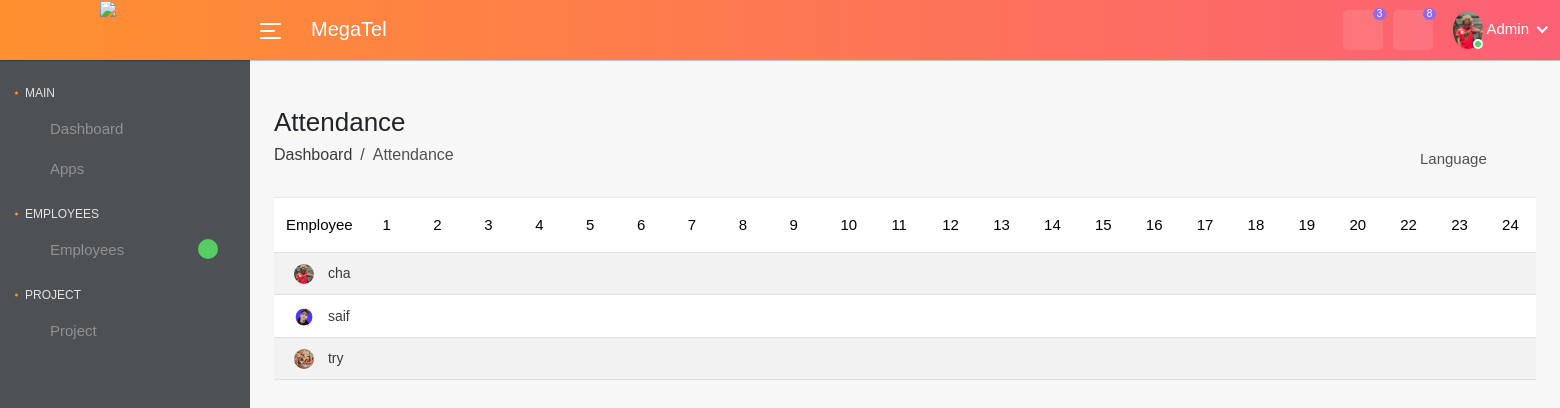
The app's page /attendance.html (signed in) with its own data.
### center/models.py (models this page shows, shortened)
class User(AbstractUser):
    id= models.AutoField(primary_key=True)
    GENDER_CHOICES = [
        ('Masculin', 'Masculin'),
        ('Féminin', 'Féminin'),
    ]
    status_choices = [
        ('Active', 'Active'),
        ('Inactive', 'Inactive'),
    ]
    iposte = [
       ('Admin', 'Admin'),
       ('Employee', 'Employee'),
    ]
    s_type =[
        ('Hourly','Hourly'),
        ('Daily','Daily'),
        ('Weekly','Weekly'),
        ('Monthly','Monthly'),
    ]
    p_type =[
        ('Bank transfer','Bank transfer'),
        ('Check','Check'),
        ('Cash','Cash'),
    ]
    telephone = models.CharField(max_length=20,blank=True,null=True)
    image = models.ImageField(upload_to='images/')
    adresse = models.CharField(max_length=20,blank=True,null=True)
    Bank_name = models.CharField(max_length=20,blank=True,null=True)
    salair_type =models.CharField(max_length=80, choices=s_type, blank=True, null=True)
    salair_month=models.CharField(max_length=20,blank=True,null=True)
    Payment_type=models.CharField(max_length=80, choices=p_type, blank=True, null=True)
    nationality = models.CharField(max_length=20,blank=True,null=True)
    email = models.CharField(max_length=50,blank=True,null=True)
    city = models.CharField(max_length=100, blank=True, null=True)
    passport = models.CharField(max_length=20)
    cin = models.CharField(max_length=20)
    date_birthday = models.DateField(blank=True, null=True)
    poste = models.CharField(max_length=80, choices=iposte, blank=True,default='employee', null=True)
    status = models.CharField(max_length=8, choices=status_choices, blank=True, null=True,default='Inactive')
    gender = models.CharField(max_length=8, choices=GENDER_CHOICES, blank=True, null=True)
    created_at = models.DateTimeField(auto_now_add=True,verbose_name='Created At')

### center/views.py (the view)
# urls.py: path('attendance.html',views.att,name='att'),
@login_required
def att(request):
    employee_with_id_3 = User.objects.get(id=request.user.id)
    employee_list = User.objects.all()
    for emp in employee_list:
        emp.random_numbers = [random.randint(0, 1) for _ in range(30)]
    context = {
        'employee_with_id_3':employee_with_id_3,
        'employee': employee_list,
    }
    return render(request, "center/attendance.html", context)

### center/templates/center/attendance.html (shortened to what this page needs)
{% load static %}
<!DOCTYPE html>
<html lang="en" data-layout="vertical" data-topbar="orange" data-sidebar="orange" data-sidebar-size="lg" data-sidebar-image="none">
<head>
<link rel="stylesheet" href="{% static 'center/css/bootstrap.min.css' %}">
<link rel="stylesheet" href="{% static 'center/plugins/fontawesome/css/fontawesome.min.css' %}">
<link rel="stylesheet" href="{% static 'center/plugins/fontawesome/css/all.min.css'%}">
<link rel="stylesheet" href="{% static 'center/css/line-awesome.min.css'%}">
<link rel="stylesheet" href="{% static 'center/css/material.css'%}">
<link rel="stylesheet" href="{% static 'center/plugins/morris/morris.css'%}">
<link rel="stylesheet" href="{% static 'center/css/style.css' %}">
<body>
    <div class="main-wrapper">
    <div class="header">
    <div class="header-left">
    <a href="admin-dashboard.html" class="logo">
        <img src="{% static 'center\img\assets\WhatsApp_Image_2024-02-23_at_03.10.17__2_-removebg-preview.png'%}"  width="60" height="60" alt="Logo">
    </a>
    </div>
    <a id="toggle_btn" href="javascript:void(0);">
    <span class="bar-icon">
    <span></span>
    <span></span>
    <span></span>
    </span>
    </a>
    <div class="page-title-box">
    <h3>MegaTel</h3>
    </div>
    <ul class="nav user-menu">
    <li class="nav-item dropdown">
    <a href="#" class="dropdown-toggle nav-link" data-bs-toggle="dropdown">
    <i class="fa-regular fa-bell"></i> <span class="badge rounded-pill">3</span>
    </a>
    </li>
    <li class="nav-item dropdown">
    <a href="#" class="dropdown-toggle nav-link" data-bs-toggle="dropdown">
    <i class="fa-regular fa-comment"></i> <span class="badge rounded-pill">8</span>
    </a>
    </li>
    <li class="nav-item dropdown has-arrow main-drop">
    <a href="#" class="dropdown-toggle nav-link" data-bs-toggle="dropdown">
        <span class="user-img"><img src="{{ employee_with_id_3.image.url }}" alt="Employee Image">
            <span class="status online"></span></span>
    <span>Admin</span>
    </a>
    </li>
    </ul>
    </div>
    <div class="sidebar" id="sidebar">
        <div class="sidebar-inner slimscroll">
        <div id="sidebar-menu" class="sidebar-menu">
        <ul class="sidebar-vertical">
        <li class="menu-title">
        <span>Main</span>
        </li>
        <li class="submenu">
        <a href="#"><i class="la la-dashcube"></i> <span> Dashboard</span> <span class="menu-arrow"></span></a>
        </li>
        <li class="submenu">
        <a href="#"><i class="la la-cube"></i> <span> Apps</span> <span class="menu-arrow"></span></a>
        </li>
        <li class="menu-title">
        <span>Employees</span>
        </li>
        <li class="submenu">
        <a href="#" class="noti-dot"><i class="la la-user"></i> <span> Employees</span> <span class="menu-arrow"></span></a>
        </li>
        <li class="menu-title">
            <span>Project</span>
            </li>
            <li>
            <a href="project.html"><i class="la la-rocket"></i> <span> Project </span></a>
            </li>
        </ul>
        </div>
        </div>
        </div>
    <div class="page-wrapper" >
        <div id="google_element" style="position:relative;left:75vw;top:5vh">Language</div>
    <div class="content container-fluid">
    <div class="page-header">
    <div class="row">
    <div class="col-sm-12">
    <h3 class="page-title">Attendance</h3>
    <ul class="breadcrumb">
    <li class="breadcrumb-item"><a href="admin-dashboard.html">Dashboard</a></li>
    <li class="breadcrumb-item active">Attendance</li>
    </ul>
    </div>
    </div>
    </div>
    <div class="row">
    <div class="col-lg-12">
    <div class="table-responsive">
    <table class="table table-striped custom-table table-nowrap mb-0">
    <thead>
    <tr>
    <th>Employee</th>
    <th>1</th>
    <th>2</th>
    <th>3</th>
    <th>4</th>
    <th>5</th>
    <th>6</th>
    <th>7</th>
    <th>8</th>
    <th>9</th>
    <th>10</th>
    <th>11</th>
    <th>12</th>
    <th>13</th>
    <th>14</th>
    <th>15</th>
    <th>16</th>
    <th>17</th>
    <th>18</th>
    <th>19</th>
    <th>20</th>
    <th>22</th>
    <th>23</th>
    <th>24</th>
    </tr>
    </thead>
    <tbody>
        {% for emp in employee %}
    <tr>
        <td>
            <h2 class="table-avatar">
                <a class="avatar avatar-xs" href="profile.html"><img src="{{ emp.image.url }}" alt="User Image"></a>
                <a href="{% url 'profile'  emp.id %}">{{ emp.username }}</a>
            </h2>
        </td>
        {% for num in emp.random_numbers %}
            {% if num == 1 %}
                <td><a href="javascript:void(0);" data-bs-toggle="modal" data-bs-target="#attendance_info"><i class="fa-solid fa-check text-success"></i></a></td>
            {% else %}
                <td><i class="fa fa-close text-danger"></i></td>
            {% endif %}
        {% endfor %}
    </tr>
{% endfor %}
    </tbody>
    </table>
    </div>
    </div>
    </div>
    </div>
    </div>
    </div>
    </body>
</html>

### records on screen
User: image (picture), username "cha"
User: image (picture), username "saif"
User: image (picture), username "try"
